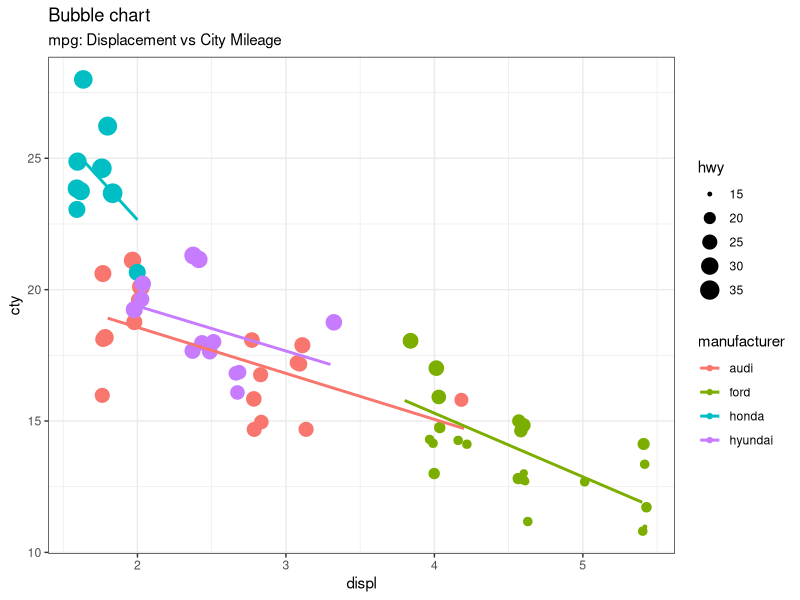

Write R code to recreate this figure.
## ---- chunk 1

## ---- chunk 2
vec <- c(1, 2, 3)
print(vec)
## ---- chunk 3
vec2 <- c(10, 20, 30)
vec3 <- vec * vec2
print(vec3)     
## ---- chunk 4
r_vec <- c(1, 2, 3, 4, 5)

reduce_sum <- function(...) {
  Reduce(sum, as.list(...))
}
## ---- chunk 5
print(r_vec)
print(reduce_sum(r_vec))
## ---- chunk 6
# load package and data
library(ggplot2)
data(mpg, package="ggplot2")

mpg_select <- mpg[mpg$manufacturer %in% c("audi", "ford", "honda", "hyundai"), ]

# Scatterplot
theme_set(theme_bw())  # pre-set the bw theme.
g <- ggplot(mpg_select, aes(displ, cty)) + 
  labs(subtitle="mpg: Displacement vs City Mileage",
       title="Bubble chart")

g + geom_jitter(aes(col=manufacturer, size=hwy)) + 
  geom_smooth(aes(col=manufacturer), method="lm", se=F)
